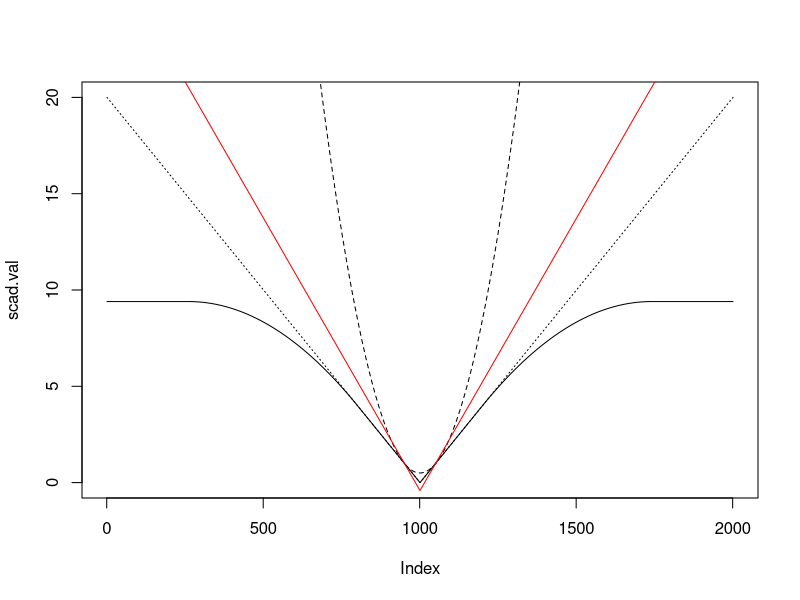

Here is the R script that generated this plot:
pen.prime = function(beta, lambda, a){
  indicator  = ifelse(abs(beta) <= lambda, 1, 0) 
  tmp        = numeric(0)
  for (j in 1:n.par){
    tmp[j]   = max(a * lambda - abs(beta[j]), 0)
  }
  pen.value  = (lambda * indicator) + ((tmp/(a - 1)) * (1 - indicator))
  pen.value
}

lambda = 2
a      = 3.7
beta   = 0.5
n.par  = 1

scad.fct = function(beta, lambda, a){
  scad = ifelse(abs(beta) <= lambda, lambda * abs(beta),
                ifelse(abs(beta) > lambda && abs(beta) <= a * lambda, 
                       -(abs(beta) ^ 2 - (2 * a * lambda * abs(beta)) + lambda ^ 2)/(2 * (a - 1)), 
                       ((a + 1) * (lambda ^ 2))/2))
}

lqa.fct =  function(beta, lambda, a, beta.new){
  lqa   = scad.fct(beta, lambda, a) + (1/2) * (pen.prime(beta, lambda, a)/abs(beta)) * (beta.new ^ 2 - beta ^ 2)
}

lla.fct = function(beta, lambda, a, beta.new){
  lla   = scad.fct(beta, lambda, a) + pen.prime(beta, lambda, a) * (abs(beta.new) - abs(beta))
}

pam.fct = function(beta, lambda, a, beta.new){
  pam   = scad.fct(beta, lambda, a) + pen.prime(beta, lambda, a) * (abs(beta.new) - abs(beta)) / sqrt(beta)
}


x = seq(-10,10,0.01)
scad.val = numeric(0)
lqa.val = numeric(0)
lla.val = numeric(0)
pam.val = numeric(0)
for (i in 1:length(x)){
  scad.val[i] = scad.fct(x[i], lambda, a)
  lqa.val[i] = lqa.fct(beta, lambda, a, x[i])
  lla.val[i] = lla.fct(beta, lambda, a, x[i])
  pam.val[i] = pam.fct(beta, lambda, a, x[i])
}

plot(scad.val, type = "l", ylim = c(0,20))
lines(lqa.val, lty = 2)
lines(lla.val, lty = 3)
lines(pam.val, col = "red")
